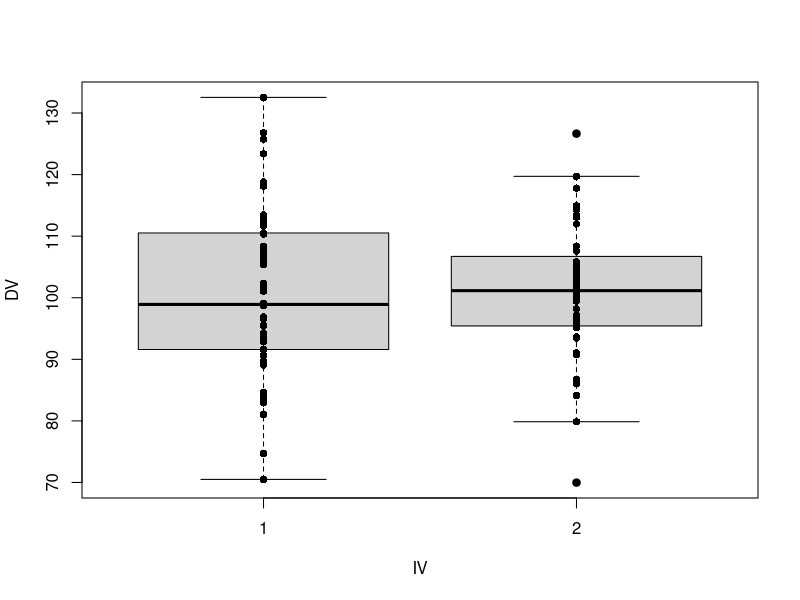
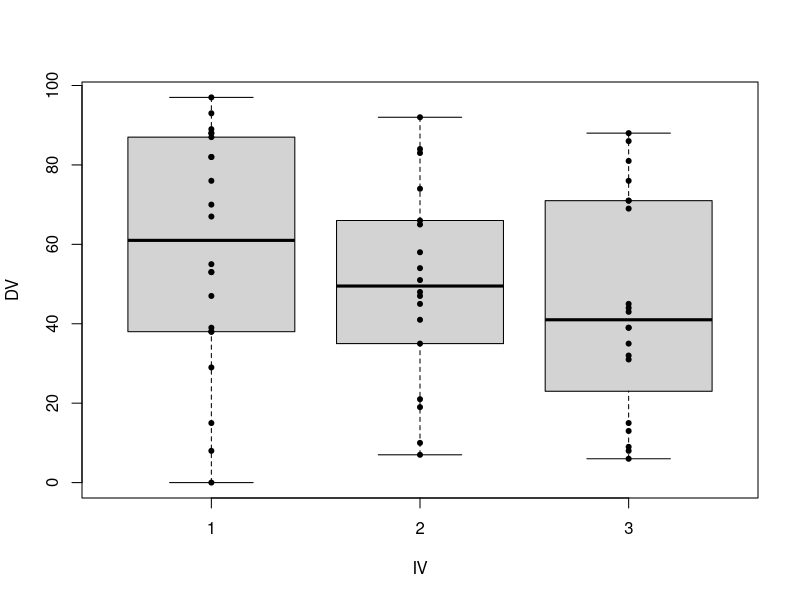

Write R code to recreate these figures, in order.
## ------------------------------------------------------------------------
wants <- c("car", "coin")
has   <- wants %in% rownames(installed.packages())
if(any(!has)) install.packages(wants[!has])

## ------------------------------------------------------------------------
set.seed(123)
P     <- 2
Nj    <- c(50, 40)
DV1   <- rnorm(Nj[1], mean=100, sd=15)
DV2   <- rnorm(Nj[2], mean=100, sd=13)
varDf <- data.frame(DV=c(DV1, DV2),
                    IV=factor(rep(1:P, Nj)))

## ----rerVarHom01---------------------------------------------------------
boxplot(DV ~ IV, data=varDf)
stripchart(DV ~ IV, data=varDf, pch=16, vert=TRUE, add=TRUE)

## ----results='hide'------------------------------------------------------
var.test(DV1, DV2)

## ------------------------------------------------------------------------
var.test(DV ~ IV, data=varDf)

## ------------------------------------------------------------------------
mood.test(DV ~ IV, alternative="greater", data=varDf)

## ------------------------------------------------------------------------
ansari.test(DV ~ IV, alternative="greater", exact=FALSE, data=varDf)

## ------------------------------------------------------------------------
library(coin)
ansari_test(DV ~ IV, alternative="greater", distribution="exact", data=varDf)

## ------------------------------------------------------------------------
Nj    <- c(22, 18, 20)
N     <- sum(Nj)
P     <- length(Nj)
levDf <- data.frame(DV=sample(0:100, N, replace=TRUE),
                    IV=factor(rep(1:P, Nj)))

## ----rerVarHom02---------------------------------------------------------
boxplot(DV ~ IV, data=levDf)
stripchart(DV ~ IV, data=levDf, pch=20, vert=TRUE, add=TRUE)

## ------------------------------------------------------------------------
library(car)
leveneTest(DV ~ IV, center=median, data=levDf)
leveneTest(DV ~ IV, center=mean, data=levDf)

## ------------------------------------------------------------------------
fligner.test(DV ~ IV, data=levDf)

## ------------------------------------------------------------------------
library(coin)
fligner_test(DV ~ IV, distribution=approximate(B=9999), data=levDf)

## ------------------------------------------------------------------------
try(detach(package:car))
try(detach(package:coin))
try(detach(package:survival))
try(detach(package:splines))
